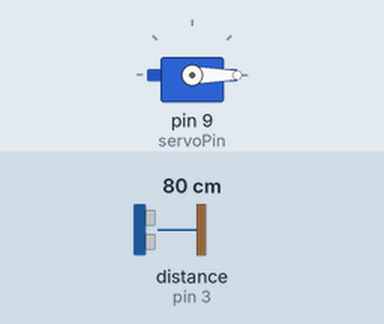
Bench run of a sketch on a simulated Arduino Uno, built with avr-gcc and run on an emulated ATmega328P. On the bench: servo. Wiring (inferred from the names in the program): ultrasonic range finder: trigger pin 2; echo pin 3. The inputs (shaded band) are chosen by the test bench; at power-on: distance to the obstacle (sensor on pin 3) 80 cm. The echo pulse lasts 58.3 µs per cm.

Above: at 2.2 s.
2.3 s: distance to the obstacle (sensor on pin 3) set to 44 cm
3.8 s: distance to the obstacle (sensor on pin 3) set to 37 cm
At 5.4 s:
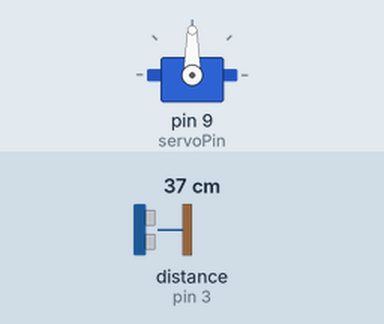
Timing chart, 0 to 11.4 s (numbered marks = the images above; inputs shaded):
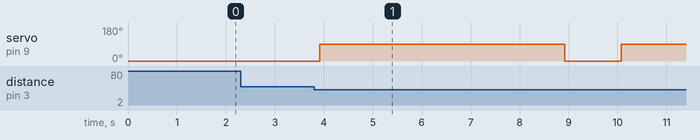

The sketch:

code_smartDustbin_TE.ino
```cpp
#include <Servo.h>   //servo library
Servo servo;
int trigPin = 2;
int echoPin = 3;
int servoPin = 9;

long duration, dist, average;
long aver[3];


void setup() {
    servo.attach(servoPin);
    pinMode(trigPin, OUTPUT);
    pinMode(echoPin, INPUT);
    servo.write(0);         //close dustbin cap on power on
    delay(1000);
    servo.detach();
}

void measure() {
digitalWrite(trigPin, LOW);
delayMicroseconds(5);
digitalWrite(trigPin, HIGH);
delayMicroseconds(15);
digitalWrite(trigPin, LOW);
pinMode(echoPin, INPUT);
duration = pulseIn(echoPin, HIGH);
dist = (duration/2) / 29.1;    //obtain distance
}
void loop() {
  for (int i=0;i<=2;i++) {   //average distance
    measure();
   aver[i]=dist;
    delay(50);              //delay between measurements
  }
 dist=(aver[0]+aver[1]+aver[2])/3;    //average distance by 3 measurements

if ( dist<40 ) {
 //if hand on the distance 10...50 cm
 servo.attach(servoPin);
  delay(1);
 servo.write(90);
 delay(5000);       //wait 5 seconds
 servo.write(0);
 delay(1000);
 servo.detach();
}
}


/*******************************************************
*   Content by TECHH-ENGINE
*

*    This program is free software: you can redistribute it and/or modify
*    it under the terms of the GNU General Public License as published by
*    the Free Software Foundation, either version 3 of the License, or
*    (at your option) any later version.

*    This program is distributed in the hope that it will be useful,
*    but WITHOUT ANY WARRANTY; without even the implied warranty of
*    MERCHANTABILITY or FITNESS FOR A PARTICULAR PURPOSE.  See the
*    GNU General Public License for more details.

*    You should have received a copy of the GNU General Public License
*    along with this program.  If not, see <http://www.gnu.org/licenses/>.

*    FOLLOW US ON INSTAGRAM www.instagram.com/techhengine
*
*    email us for queries at techh.engine@gmail.com

********************************************************/
```

Measured:
- the behaviour switches between 41 and 40 cm on distance to the obstacle (sensor on pin 3) (found by bisection; images 0 and 1)
- after the input at 2.3 s, every drawn part: stays the same
- after the input at 3.8 s, servo on pin 9 (servoPin): 0° → 90° after 0.12 s, → 0° 5.0 s later, → 90° 1.2 s later
